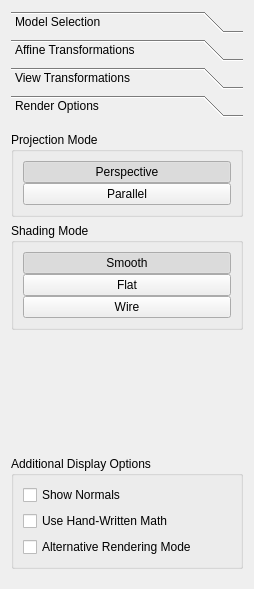
<?xml version="1.0" encoding="UTF-8"?>
<ui version="4.0">
 <class>SidebarUi</class>
 <widget class="QWidget" name="SidebarUi">
  <property name="geometry">
   <rect>
    <x>0</x>
    <y>0</y>
    <width>254</width>
    <height>589</height>
   </rect>
  </property>
  <property name="windowTitle">
   <string>Form</string>
  </property>
  <layout class="QVBoxLayout" name="verticalLayout">
   <item>
    <widget class="QToolBox" name="toolBox">
     <property name="currentIndex">
      <number>3</number>
     </property>
     <widget class="QWidget" name="page">
      <property name="geometry">
       <rect>
        <x>0</x>
        <y>0</y>
        <width>235</width>
        <height>414</height>
       </rect>
      </property>
      <attribute name="label">
       <string>Model Selection</string>
      </attribute>
      <layout class="QVBoxLayout" name="verticalLayout_3">
       <property name="leftMargin">
        <number>0</number>
       </property>
       <property name="rightMargin">
        <number>0</number>
       </property>
       <item>
        <widget class="QGroupBox" name="groupBox_7">
         <property name="title">
          <string>Model Selection</string>
         </property>
         <layout class="QGridLayout" name="gridLayout_6" columnstretch="0,0">
          <item row="0" column="0" colspan="2">
           <widget class="QComboBox" name="selectModel"/>
          </item>
          <item row="1" column="0">
           <widget class="QLabel" name="label_5">
            <property name="text">
             <string>Weapon and Skin will be auto-
detected, or you can load them
manually by selecting 'custom'.</string>
            </property>
           </widget>
          </item>
         </layout>
        </widget>
       </item>
       <item>
        <widget class="QGroupBox" name="customModel">
         <property name="enabled">
          <bool>false</bool>
         </property>
         <property name="title">
          <string>Custom Model Selection</string>
         </property>
         <layout class="QGridLayout" name="gridLayout_5" columnstretch="0,1,0">
          <property name="verticalSpacing">
           <number>2</number>
          </property>
          <item row="2" column="1">
           <widget class="QLabel" name="weaponPath">
            <property name="text">
             <string>(none)</string>
            </property>
           </widget>
          </item>
          <item row="2" column="2">
           <widget class="QPushButton" name="weaponBrowse">
            <property name="text">
             <string>...</string>
            </property>
           </widget>
          </item>
          <item row="0" column="2">
           <widget class="QPushButton" name="modelBrowse">
            <property name="text">
             <string>...</string>
            </property>
           </widget>
          </item>
          <item row="1" column="1">
           <widget class="QLabel" name="modelSkinPath">
            <property name="text">
             <string>(none)</string>
            </property>
           </widget>
          </item>
          <item row="3" column="1">
           <widget class="QLabel" name="weaponSkinPath">
            <property name="text">
             <string>(none)</string>
            </property>
           </widget>
          </item>
          <item row="0" column="1">
           <widget class="QLabel" name="modelPath">
            <property name="text">
             <string>(none)</string>
            </property>
           </widget>
          </item>
          <item row="2" column="0">
           <widget class="QLabel" name="label_15">
            <property name="text">
             <string>Weapon</string>
            </property>
           </widget>
          </item>
          <item row="3" column="2">
           <widget class="QPushButton" name="weaponSkinBrowse">
            <property name="text">
             <string>...</string>
            </property>
           </widget>
          </item>
          <item row="3" column="0">
           <widget class="QLabel" name="label_22">
            <property name="text">
             <string>Skin</string>
            </property>
           </widget>
          </item>
          <item row="0" column="0">
           <widget class="QLabel" name="label_6">
            <property name="text">
             <string>Model</string>
            </property>
           </widget>
          </item>
          <item row="1" column="0">
           <widget class="QLabel" name="label_14">
            <property name="text">
             <string>Skin</string>
            </property>
           </widget>
          </item>
          <item row="1" column="2">
           <widget class="QPushButton" name="modelSkinBrowse">
            <property name="text">
             <string>...</string>
            </property>
           </widget>
          </item>
         </layout>
        </widget>
       </item>
       <item>
        <spacer name="verticalSpacer_2">
         <property name="orientation">
          <enum>Qt::Vertical</enum>
         </property>
         <property name="sizeHint" stdset="0">
          <size>
           <width>20</width>
           <height>40</height>
          </size>
         </property>
        </spacer>
       </item>
      </layout>
     </widget>
     <widget class="QWidget" name="page_2">
      <property name="geometry">
       <rect>
        <x>0</x>
        <y>0</y>
        <width>230</width>
        <height>429</height>
       </rect>
      </property>
      <attribute name="label">
       <string>Affine Transformations</string>
      </attribute>
      <layout class="QVBoxLayout" name="verticalLayout_4">
       <property name="leftMargin">
        <number>0</number>
       </property>
       <property name="rightMargin">
        <number>0</number>
       </property>
       <item>
        <widget class="QGroupBox" name="groupBox_2">
         <property name="title">
          <string>Translation</string>
         </property>
         <layout class="QGridLayout" name="gridLayout">
          <property name="horizontalSpacing">
           <number>15</number>
          </property>
          <property name="verticalSpacing">
           <number>2</number>
          </property>
          <item row="0" column="0">
           <widget class="QLabel" name="label">
            <property name="text">
             <string>X</string>
            </property>
           </widget>
          </item>
          <item row="2" column="0">
           <widget class="QLabel" name="label_3">
            <property name="text">
             <string>Z</string>
            </property>
           </widget>
          </item>
          <item row="1" column="0">
           <widget class="QLabel" name="label_2">
            <property name="text">
             <string>Y</string>
            </property>
           </widget>
          </item>
          <item row="0" column="1">
           <widget class="QSlider" name="xTranslation">
            <property name="minimum">
             <number>-100</number>
            </property>
            <property name="maximum">
             <number>100</number>
            </property>
            <property name="orientation">
             <enum>Qt::Horizontal</enum>
            </property>
           </widget>
          </item>
          <item row="1" column="1">
           <widget class="QSlider" name="yTranslation">
            <property name="minimum">
             <number>-100</number>
            </property>
            <property name="maximum">
             <number>100</number>
            </property>
            <property name="orientation">
             <enum>Qt::Horizontal</enum>
            </property>
           </widget>
          </item>
          <item row="2" column="1">
           <widget class="QSlider" name="zTranslation">
            <property name="minimum">
             <number>-100</number>
            </property>
            <property name="maximum">
             <number>100</number>
            </property>
            <property name="orientation">
             <enum>Qt::Horizontal</enum>
            </property>
           </widget>
          </item>
          <item row="0" column="2">
           <widget class="QDoubleSpinBox" name="xTranslationSpin"/>
          </item>
          <item row="1" column="2">
           <widget class="QDoubleSpinBox" name="yTranslationSpin"/>
          </item>
          <item row="2" column="2">
           <widget class="QDoubleSpinBox" name="zTranslationSpin"/>
          </item>
         </layout>
        </widget>
       </item>
       <item>
        <widget class="QGroupBox" name="groupBox_4">
         <property name="title">
          <string>Rotation</string>
         </property>
         <layout class="QGridLayout" name="gridLayout_3">
          <property name="horizontalSpacing">
           <number>15</number>
          </property>
          <property name="verticalSpacing">
           <number>2</number>
          </property>
          <item row="0" column="0">
           <widget class="QLabel" name="label_4">
            <property name="text">
             <string>Click + Drag on the model</string>
            </property>
            <property name="wordWrap">
             <bool>true</bool>
            </property>
           </widget>
          </item>
         </layout>
        </widget>
       </item>
       <item>
        <widget class="QGroupBox" name="groupBox_5">
         <property name="title">
          <string>Scale</string>
         </property>
         <layout class="QGridLayout" name="gridLayout_2">
          <property name="horizontalSpacing">
           <number>15</number>
          </property>
          <property name="verticalSpacing">
           <number>2</number>
          </property>
          <item row="3" column="1">
           <widget class="QSlider" name="zScale">
            <property name="maximum">
             <number>10</number>
            </property>
            <property name="value">
             <number>1</number>
            </property>
            <property name="orientation">
             <enum>Qt::Horizontal</enum>
            </property>
           </widget>
          </item>
          <item row="2" column="0">
           <widget class="QLabel" name="label_8">
            <property name="text">
             <string>Y</string>
            </property>
           </widget>
          </item>
          <item row="2" column="1">
           <widget class="QSlider" name="yScale">
            <property name="maximum">
             <number>10</number>
            </property>
            <property name="value">
             <number>1</number>
            </property>
            <property name="orientation">
             <enum>Qt::Horizontal</enum>
            </property>
           </widget>
          </item>
          <item row="0" column="0">
           <widget class="QLabel" name="label_9">
            <property name="text">
             <string>All</string>
            </property>
           </widget>
          </item>
          <item row="0" column="1">
           <widget class="QSlider" name="uScale">
            <property name="maximum">
             <number>10</number>
            </property>
            <property name="value">
             <number>1</number>
            </property>
            <property name="orientation">
             <enum>Qt::Horizontal</enum>
            </property>
           </widget>
          </item>
          <item row="3" column="0">
           <widget class="QLabel" name="label_10">
            <property name="text">
             <string>Z</string>
            </property>
           </widget>
          </item>
          <item row="1" column="1">
           <widget class="QSlider" name="xScale">
            <property name="maximum">
             <number>10</number>
            </property>
            <property name="value">
             <number>1</number>
            </property>
            <property name="orientation">
             <enum>Qt::Horizontal</enum>
            </property>
           </widget>
          </item>
          <item row="1" column="0">
           <widget class="QLabel" name="label_7">
            <property name="text">
             <string>X</string>
            </property>
           </widget>
          </item>
          <item row="0" column="2">
           <widget class="QDoubleSpinBox" name="uScaleSpin"/>
          </item>
          <item row="1" column="2">
           <widget class="QDoubleSpinBox" name="xScaleSpin"/>
          </item>
          <item row="2" column="2">
           <widget class="QDoubleSpinBox" name="yScaleSpin"/>
          </item>
          <item row="3" column="2">
           <widget class="QDoubleSpinBox" name="zScaleSpin"/>
          </item>
         </layout>
        </widget>
       </item>
       <item>
        <spacer name="verticalSpacer_3">
         <property name="orientation">
          <enum>Qt::Vertical</enum>
         </property>
         <property name="sizeHint" stdset="0">
          <size>
           <width>20</width>
           <height>20</height>
          </size>
         </property>
        </spacer>
       </item>
      </layout>
     </widget>
     <widget class="QWidget" name="page_3">
      <property name="geometry">
       <rect>
        <x>0</x>
        <y>0</y>
        <width>230</width>
        <height>429</height>
       </rect>
      </property>
      <attribute name="label">
       <string>View Transformations</string>
      </attribute>
      <layout class="QVBoxLayout" name="verticalLayout_7">
       <property name="leftMargin">
        <number>0</number>
       </property>
       <property name="rightMargin">
        <number>0</number>
       </property>
       <item>
        <widget class="QGroupBox" name="groupBox_6">
         <property name="title">
          <string>Camera Location</string>
         </property>
         <layout class="QGridLayout" name="gridLayout_4">
          <property name="horizontalSpacing">
           <number>15</number>
          </property>
          <property name="verticalSpacing">
           <number>2</number>
          </property>
          <item row="0" column="0">
           <widget class="QLabel" name="label_11">
            <property name="text">
             <string>X</string>
            </property>
           </widget>
          </item>
          <item row="2" column="0">
           <widget class="QLabel" name="label_12">
            <property name="text">
             <string>Z</string>
            </property>
           </widget>
          </item>
          <item row="1" column="0">
           <widget class="QLabel" name="label_13">
            <property name="text">
             <string>Y</string>
            </property>
           </widget>
          </item>
          <item row="0" column="1">
           <widget class="QSlider" name="xView">
            <property name="minimum">
             <number>-1000</number>
            </property>
            <property name="maximum">
             <number>1000</number>
            </property>
            <property name="orientation">
             <enum>Qt::Horizontal</enum>
            </property>
           </widget>
          </item>
          <item row="1" column="1">
           <widget class="QSlider" name="yView">
            <property name="minimum">
             <number>-1000</number>
            </property>
            <property name="maximum">
             <number>1000</number>
            </property>
            <property name="orientation">
             <enum>Qt::Horizontal</enum>
            </property>
           </widget>
          </item>
          <item row="2" column="1">
           <widget class="QSlider" name="zView">
            <property name="minimum">
             <number>-1000</number>
            </property>
            <property name="maximum">
             <number>1000</number>
            </property>
            <property name="orientation">
             <enum>Qt::Horizontal</enum>
            </property>
           </widget>
          </item>
          <item row="2" column="2">
           <widget class="QDoubleSpinBox" name="zViewSpin"/>
          </item>
          <item row="1" column="2">
           <widget class="QDoubleSpinBox" name="yViewSpin"/>
          </item>
          <item row="0" column="2">
           <widget class="QDoubleSpinBox" name="xViewSpin"/>
          </item>
         </layout>
        </widget>
       </item>
       <item>
        <widget class="QGroupBox" name="groupBox_9">
         <property name="title">
          <string>Look At Point</string>
         </property>
         <layout class="QGridLayout" name="gridLayout_7">
          <property name="verticalSpacing">
           <number>2</number>
          </property>
          <item row="1" column="0">
           <widget class="QLabel" name="label_18">
            <property name="text">
             <string>Y</string>
            </property>
           </widget>
          </item>
          <item row="2" column="0">
           <widget class="QLabel" name="label_17">
            <property name="text">
             <string>Z</string>
            </property>
           </widget>
          </item>
          <item row="2" column="1">
           <widget class="QSlider" name="zLookAt">
            <property name="minimum">
             <number>-100</number>
            </property>
            <property name="maximum">
             <number>100</number>
            </property>
            <property name="orientation">
             <enum>Qt::Horizontal</enum>
            </property>
           </widget>
          </item>
          <item row="1" column="1">
           <widget class="QSlider" name="yLookAt">
            <property name="minimum">
             <number>-100</number>
            </property>
            <property name="maximum">
             <number>100</number>
            </property>
            <property name="orientation">
             <enum>Qt::Horizontal</enum>
            </property>
           </widget>
          </item>
          <item row="0" column="0">
           <widget class="QLabel" name="label_16">
            <property name="text">
             <string>X</string>
            </property>
           </widget>
          </item>
          <item row="0" column="1">
           <widget class="QSlider" name="xLookAt">
            <property name="minimum">
             <number>-100</number>
            </property>
            <property name="maximum">
             <number>100</number>
            </property>
            <property name="orientation">
             <enum>Qt::Horizontal</enum>
            </property>
           </widget>
          </item>
          <item row="2" column="2">
           <widget class="QDoubleSpinBox" name="zLookAtSpin"/>
          </item>
          <item row="1" column="2">
           <widget class="QDoubleSpinBox" name="yLookAtSpin"/>
          </item>
          <item row="0" column="2">
           <widget class="QDoubleSpinBox" name="xLookAtSpin"/>
          </item>
         </layout>
        </widget>
       </item>
       <item>
        <widget class="QGroupBox" name="groupBox_11">
         <property name="title">
          <string>Up Direction</string>
         </property>
         <layout class="QGridLayout" name="gridLayout_8">
          <property name="verticalSpacing">
           <number>2</number>
          </property>
          <item row="0" column="0">
           <widget class="QLabel" name="label_19">
            <property name="text">
             <string>X</string>
            </property>
           </widget>
          </item>
          <item row="0" column="1">
           <widget class="QSlider" name="xUp">
            <property name="minimum">
             <number>-2</number>
            </property>
            <property name="maximum">
             <number>2</number>
            </property>
            <property name="orientation">
             <enum>Qt::Horizontal</enum>
            </property>
           </widget>
          </item>
          <item row="1" column="0">
           <widget class="QLabel" name="label_21">
            <property name="text">
             <string>Y</string>
            </property>
           </widget>
          </item>
          <item row="1" column="1">
           <widget class="QSlider" name="yUp">
            <property name="minimum">
             <number>-2</number>
            </property>
            <property name="maximum">
             <number>2</number>
            </property>
            <property name="orientation">
             <enum>Qt::Horizontal</enum>
            </property>
           </widget>
          </item>
          <item row="2" column="0">
           <widget class="QLabel" name="label_20">
            <property name="text">
             <string>Z</string>
            </property>
           </widget>
          </item>
          <item row="2" column="1">
           <widget class="QSlider" name="zUp">
            <property name="minimum">
             <number>-2</number>
            </property>
            <property name="maximum">
             <number>2</number>
            </property>
            <property name="value">
             <number>1</number>
            </property>
            <property name="orientation">
             <enum>Qt::Horizontal</enum>
            </property>
           </widget>
          </item>
          <item row="2" column="2">
           <widget class="QDoubleSpinBox" name="zUpSpin"/>
          </item>
          <item row="1" column="2">
           <widget class="QDoubleSpinBox" name="yUpSpin"/>
          </item>
          <item row="0" column="2">
           <widget class="QDoubleSpinBox" name="xUpSpin"/>
          </item>
         </layout>
        </widget>
       </item>
       <item>
        <spacer name="verticalSpacer_4">
         <property name="orientation">
          <enum>Qt::Vertical</enum>
         </property>
         <property name="sizeHint" stdset="0">
          <size>
           <width>20</width>
           <height>40</height>
          </size>
         </property>
        </spacer>
       </item>
      </layout>
     </widget>
     <widget class="QWidget" name="page_4">
      <property name="geometry">
       <rect>
        <x>0</x>
        <y>0</y>
        <width>230</width>
        <height>429</height>
       </rect>
      </property>
      <attribute name="label">
       <string>Render Options</string>
      </attribute>
      <layout class="QVBoxLayout" name="verticalLayout_5">
       <property name="leftMargin">
        <number>0</number>
       </property>
       <property name="rightMargin">
        <number>0</number>
       </property>
       <item>
        <widget class="QGroupBox" name="groupBox_10">
         <property name="title">
          <string>Projection Mode</string>
         </property>
         <layout class="QVBoxLayout" name="verticalLayout_8">
          <property name="spacing">
           <number>0</number>
          </property>
          <item>
           <widget class="QPushButton" name="perspective">
            <property name="text">
             <string>Perspective</string>
            </property>
            <property name="checkable">
             <bool>true</bool>
            </property>
            <property name="checked">
             <bool>true</bool>
            </property>
            <property name="autoExclusive">
             <bool>true</bool>
            </property>
           </widget>
          </item>
          <item>
           <widget class="QPushButton" name="parallel">
            <property name="text">
             <string>Parallel</string>
            </property>
            <property name="checkable">
             <bool>true</bool>
            </property>
            <property name="autoExclusive">
             <bool>true</bool>
            </property>
           </widget>
          </item>
         </layout>
        </widget>
       </item>
       <item>
        <widget class="QGroupBox" name="groupBox">
         <property name="title">
          <string>Shading Mode</string>
         </property>
         <layout class="QVBoxLayout" name="verticalLayout_6">
          <property name="spacing">
           <number>0</number>
          </property>
          <item>
           <widget class="QPushButton" name="smooth">
            <property name="text">
             <string>Smooth</string>
            </property>
            <property name="checkable">
             <bool>true</bool>
            </property>
            <property name="checked">
             <bool>true</bool>
            </property>
            <property name="autoExclusive">
             <bool>true</bool>
            </property>
           </widget>
          </item>
          <item>
           <widget class="QPushButton" name="flat">
            <property name="text">
             <string>Flat</string>
            </property>
            <property name="checkable">
             <bool>true</bool>
            </property>
            <property name="autoExclusive">
             <bool>true</bool>
            </property>
           </widget>
          </item>
          <item>
           <widget class="QPushButton" name="wireframe">
            <property name="text">
             <string>Wire</string>
            </property>
            <property name="checkable">
             <bool>true</bool>
            </property>
            <property name="autoExclusive">
             <bool>true</bool>
            </property>
           </widget>
          </item>
         </layout>
        </widget>
       </item>
       <item>
        <spacer name="verticalSpacer">
         <property name="orientation">
          <enum>Qt::Vertical</enum>
         </property>
         <property name="sizeHint" stdset="0">
          <size>
           <width>20</width>
           <height>40</height>
          </size>
         </property>
        </spacer>
       </item>
       <item>
        <widget class="QGroupBox" name="groupBox_3">
         <property name="title">
          <string>Additional Display Options</string>
         </property>
         <layout class="QVBoxLayout" name="verticalLayout_2">
          <item>
           <widget class="QCheckBox" name="showNormals">
            <property name="text">
             <string>Show Normals</string>
            </property>
           </widget>
          </item>
          <item>
           <widget class="QCheckBox" name="handMath">
            <property name="text">
             <string>Use Hand-Written Math</string>
            </property>
           </widget>
          </item>
          <item>
           <widget class="QCheckBox" name="alternativeMode">
            <property name="text">
             <string>Alternative Rendering Mode</string>
            </property>
           </widget>
          </item>
         </layout>
        </widget>
       </item>
      </layout>
     </widget>
    </widget>
   </item>
  </layout>
 </widget>
 <tabstops>
  <tabstop>showNormals</tabstop>
  <tabstop>xTranslation</tabstop>
  <tabstop>xTranslationSpin</tabstop>
  <tabstop>yTranslation</tabstop>
  <tabstop>yTranslationSpin</tabstop>
  <tabstop>zTranslation</tabstop>
  <tabstop>zTranslationSpin</tabstop>
  <tabstop>uScale</tabstop>
  <tabstop>uScaleSpin</tabstop>
  <tabstop>xScale</tabstop>
  <tabstop>xScaleSpin</tabstop>
  <tabstop>yScale</tabstop>
  <tabstop>yScaleSpin</tabstop>
  <tabstop>zScale</tabstop>
  <tabstop>zScaleSpin</tabstop>
  <tabstop>xView</tabstop>
  <tabstop>xViewSpin</tabstop>
  <tabstop>yView</tabstop>
  <tabstop>yViewSpin</tabstop>
  <tabstop>zView</tabstop>
  <tabstop>zViewSpin</tabstop>
  <tabstop>selectModel</tabstop>
  <tabstop>smooth</tabstop>
  <tabstop>flat</tabstop>
  <tabstop>wireframe</tabstop>
 </tabstops>
 <resources/>
 <connections/>
</ui>
